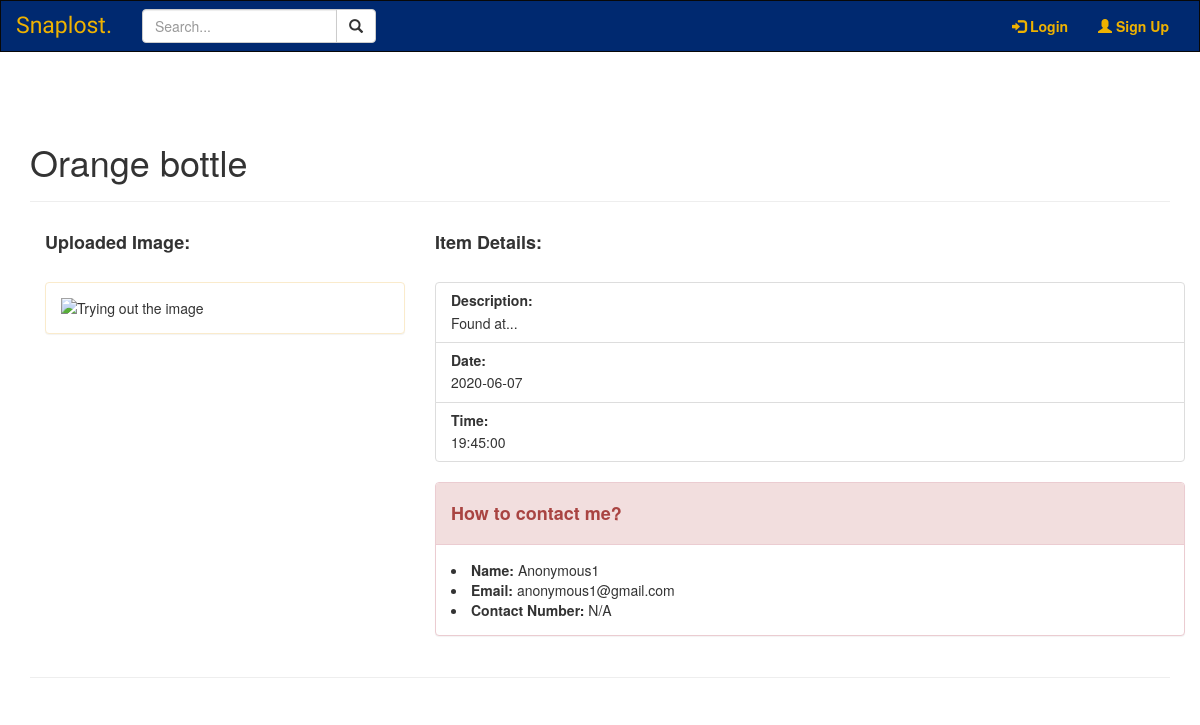
/2, run on the app's committed database.
### models.py (models this page shows, shortened)
class SearchableMixin(object):
	@classmethod
	def reindex(cls):
		for obj in cls.query:
			add_to_index(cls.__tablename__, obj)

class Item(SearchableMixin, db.Model):
	__tablename__ = "item"
	__table_args__ = {'extend_existing': True}
	__searchable__ = ['item', 'description']
	id = db.Column(db.Integer, primary_key=True)
	category = db.Column(db.String(100), nullable=False)
	item = db.Column(db.String(100), nullable=False)
	description = db.Column(db.String(1000), nullable=False)
	occurdate = db.Column(db.Date)
	time = db.Column(db.Time)
	number = db.Column(db.String(100))
	photo = db.Column(db.String(100))
	user_id = db.Column(db.Integer, db.ForeignKey('user.id'))

class User(UserMixin, db.Model):
	__tablename__ = "user"
	__table_args__ = {'extend_existing': True}
	id = db.Column(db.Integer, primary_key=True)
	email = db.Column(db.String(100), unique=True)
	password = db.Column(db.String(100))
	name = db.Column(db.String(1000), unique=True)
	listing = db.relationship('Item', backref='lister', cascade='all, delete-orphan', lazy='dynamic')

### item.py (the view)
@item.route('/<int:listing_id>')
def listing(listing_id):
    listing = Item.query.filter_by(id=listing_id).first()
    return render_template('listing.html', listing=listing)

### forms.py
class SearchForm(FlaskForm):
    q = StringField('Search...', validators=[DataRequired()])
    def __init__(self, *args, **kwargs):
        if 'formdata' not in kwargs:
            kwargs['formdata'] = request.args
        if 'csrf_enabled' not in kwargs:
            kwargs['csrf_enabled'] = False
        super(SearchForm, self).__init__(*args, **kwargs)

### main.py (called while the page is built)
@main.before_app_request
def before_request():
	g.search_form = SearchForm()
	Item.reindex()

### search.py (called while the page is built)
def add_to_index(index, model):
	if not current_app.elasticsearch:
		return
	payload = {}
	for field in model.__searchable__:
		payload[field] = getattr(model, field) #equivalent to model.field
	current_app.elasticsearch.index(index=index, id=model.id, body=payload)

### templates/listing.html (shortened to what this page needs)
{% extends 'base.html' %}
{% block content %}
<div class='page-header'>
    <h1> {% block title %} {{ listing.item }} {% endblock %} </h1>
</div>
<div class='container'>
    <div class='row'>
        <div class='col-sm-4'>
            <h4><b> Uploaded Image: </b></h4>
            <br>
            <div class="panel panel-warning">
                <div class='panel-body'>
                    <img class='img-responsive' style="width:100%" src="https://upload.wikimedia.org/wikipedia/commons/e/e0/Long_March_2D_launching_VRSS-1.jpg" alt="Trying out the image">
                </div>
            </div>
        </div>
        <div class='col-sm-8'>
            <div class='row'>
                <div class='col-sm-12'>
                    <h4> <b> Item Details: </b> </h4>
                    <br>
                    <div class="list-group">
                        <div class="list-group-item">
                            <h5 class="list-group-item-heading"> <b> Description: </b> </h5>
                            <p class="list-group-item-text">{{ listing.description }}</p>
                        </div>
                        <div class="list-group-item">
                            <h5 class="list-group-item-heading"><b> Date: </b> </h5>
                            <p class="list-group-item-text"> {{ listing.occurdate }}</p>
                        </div>
                        <div class="list-group-item">
                            <h5 class="list-group-item-heading"><b> Time: </b> </h5>
                            <p class="list-group-item-text">{{ listing.time }}</p>
                        </div>
                    </div>
                </div>
            </div>
            <div class='row'>
                <div class='col-sm-12'>
                    <div class="panel panel-danger">
                        <div class="panel-heading"><h4><b> How to contact me? </b></h4></div>
                        <div class="panel-body">
                            <li> <b> Name: </b> {{ listing.lister.name }} </li>
                            <li> <b> Email: </b> {{ listing.lister.email }} </li>
                            <li> <b> Contact Number: </b>
                                {% if listing.number %}
                                    {{ listing.number }}
                                {% else %}
                                    N/A
                                {% endif %}
                            </li>
                        </div>
                    </div>
                </div>
            </div>
            <div class='row'>
                <div class='col-sm-11'>
                </div>
                <div class='col-sm-1'>
                </div>
            </div>
        </div>
    </div>
</div>
<hr>
{% endblock %}

### data on the page
Item: item "Orange bottle", description "Found at...", occurdate "2020-06-07", time "19:45:00"
User: lister.name "Anonymous1", lister.email "anonymous1@gmail.com"
